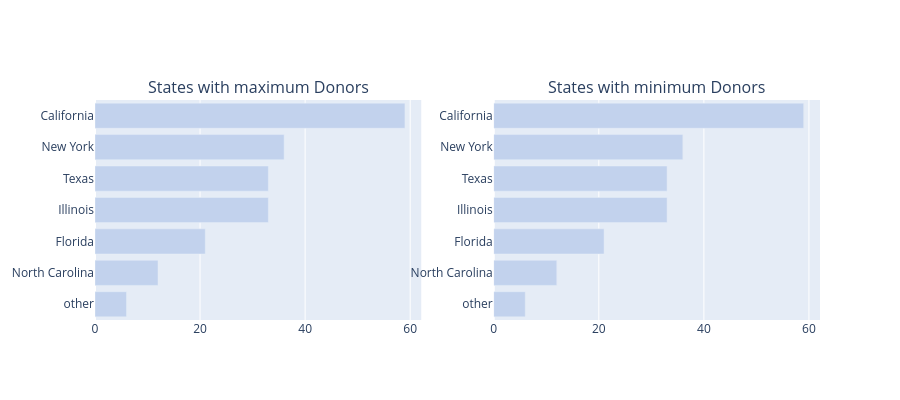

Notebook code for this chart:
### Code cell
def bar_hor(df, col, title, color, w=None, h=None, lm=0, limit=100, return_trace=False, rev=False):
    cnt_srs = df[col].value_counts()
    yy = cnt_srs.head(limit).index[::-1] 
    xx = cnt_srs.head(limit).values[::-1] 
    if rev:
        yy = cnt_srs.tail(limit).index[::-1] 
        xx = cnt_srs.tail(limit).values[::-1] 
        
    
    trace = go.Bar(y=yy, x=xx, orientation = 'h', marker=dict(color=color))
    if return_trace:
        return trace 
    layout = dict(title=title, margin=dict(l=lm), width=w, height=h)
    data = [trace]
    fig = go.Figure(data=data, layout=layout)
    iplot(fig)

def bar_hor_noagg(x, y, title, color, w=None, h=None, lm=0, limit=100, rt=False):
    trace = go.Bar(y=x, x=y, orientation = 'h', marker=dict(color=color))
    if rt:
        return trace
    layout = dict(title=title, margin=dict(l=lm), width=w, height=h)
    data = [trace]
    fig = go.Figure(data=data, layout=layout)
    iplot(fig)


def bar_ver_noagg(x, y, title, color, w=None, h=None, lm=0, rt = False):
    trace = go.Bar(y=y, x=x, marker=dict(color=color))
    if rt:
        return trace
    layout = dict(title=title, margin=dict(l=lm), width=w, height=h)
    data = [trace]
    fig = go.Figure(data=data, layout=layout)
    iplot(fig)

    
trace1 = bar_hor(donors_df, 'Donor City', "Principales Ciudades con más Donantes", '#c2d2ed', 500, 400, 200, limit = 10, return_trace=True)
trace2 = bar_hor(donors_df, 'Donor State', "Principales Estados con más Donantes", '#c2d2ed', 500, 400, 200, limit = 10, return_trace=True)
trace4 = bar_hor(donors_df, 'Donor State', "Principales Estados con más Donantes", '#c2d2ed', 600, 400, 200, limit = 10, return_trace=True, rev=True)


fig = tools.make_subplots(rows=1, cols=2, print_grid=False, subplot_titles = ['States with maximum Donors','States with minimum Donors'])
# fig = tools.make_subplots(rows=2, cols=2, specs=[[{}, {}], [{'colspan': 2}, None]], print_grid=False, subplot_titles = ['States with maximum Donors','States with minimum Donors', 'Cities with maximum Donors'])
fig.append_trace(trace2, 1, 1);
fig.append_trace(trace4, 1, 2);
# fig.append_trace(trace1, 2, 1);

fig['layout'].update(height=400, showlegend=False);
iplot(fig);

### Figure 1 — Plotly figure (JSON) as saved in the notebook; plotly's stock layout.template omitted (floating-point values rounded to 4 significant figures)
{"data": [{"marker": {"color": "#c2d2ed"}, "orientation": "h", "type": "bar", "x": [6, 12, 21, 33, 33, 36, 59], "xaxis": "x", "y": ["other", "North Carolina", "Florida", "Illinois", "Texas", "New York", "California"], "yaxis": "y"}, {"marker": {"color": "#c2d2ed"}, "orientation": "h", "type": "bar", "x": [6, 12, 21, 33, 33, 36, 59], "xaxis": "x2", "y": ["other", "North Carolina", "Florida", "Illinois", "Texas", "New York", "California"], "yaxis": "y2"}], "layout": {"annotations": [{"font": {"size": 16}, "showarrow": false, "text": "States with maximum Donors", "x": 0.225, "xanchor": "center", "xref": "paper", "y": 1, "yanchor": "bottom", "yref": "paper"}, {"font": {"size": 16}, "showarrow": false, "text": "States with minimum Donors", "x": 0.775, "xanchor": "center", "xref": "paper", "y": 1, "yanchor": "bottom", "yref": "paper"}], "height": 400, "showlegend": false, "xaxis": {"anchor": "y", "domain": [0, 0.45]}, "xaxis2": {"anchor": "y2", "domain": [0.55, 1]}, "yaxis": {"anchor": "x", "domain": [0, 1]}, "yaxis2": {"anchor": "x2", "domain": [0, 1]}}}
